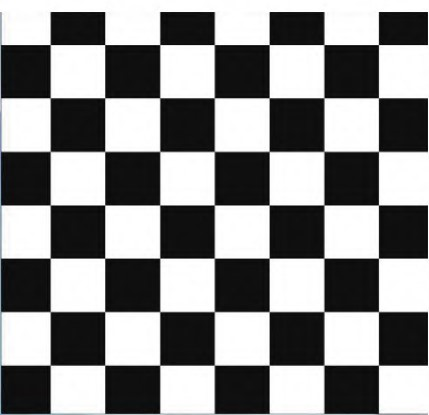
#> input picture chap5/chessboard.jpg, 429 x 415 px, found by its file name
$ python test_flicker.py
#> lines starting #> are read from the running program, lines starting #| are printed output that depends on the picture
import cv2
import numpy as np

# 5-7 图像闪白效果设计
def gamma_trans(img, gamma):
    gamma_table = [np.power(x / 255.0, gamma) * 255.0 for x in range(256)]  # 建立映射表
    gamma_table = np.round(np.array(gamma_table)).astype(np.uint8)  # 颜色值为整数
    return cv2.LUT(img, gamma_table)  # 图片颜色查表。另外可以根据光强（颜色）均匀化原则设计自适应算法。

def main():
    img = cv2.imread('..\chessboard.jpg')
#> img is the input picture: shape (415, 429, 3); mean B, G, R 138.1, 138, 137.9
    #value_of_gamma = 100
    value_of_gamma = 0.01
    image_gamma_correct = gamma_trans(img, value_of_gamma)  # gamma函数的指数值，大于1曝光度下降，大于0小于1曝光度增强
#> in gamma_trans, `return cv2.LUT(img, gamma_table)`:
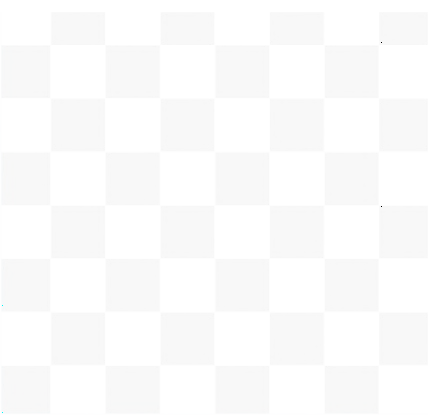
#> returned value: shape (415, 429, 3); mean of channels 0, 1, 2 251.7, 251.7, 251.6; drawn as B, G, R
    cv2.imshow("demo", image_gamma_correct)
    cv2.waitKey(0)

if __name__ == '__main__':
    main()
